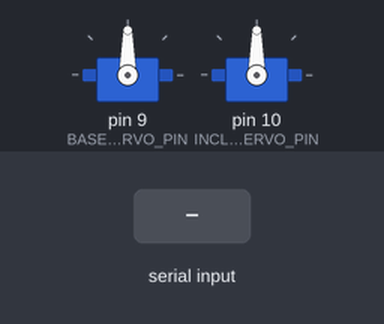
Simulated run of this sketch. Board: Arduino Uno, built with avr-gcc and run on an emulated ATmega328P. Shown: 2 × servo. Inputs (shaded band) come from the test bench. What the sketch prints to the serial monitor is not drawn.

Above: at 1.2 s.
1.3 s: "CENTER\n" received over Serial
3.5 s: "PING\n" received over Serial
5.0 s: "FIRE\n" received over Serial
Timing chart, 0 to 8.0 s (numbered marks = the images above; inputs shaded):
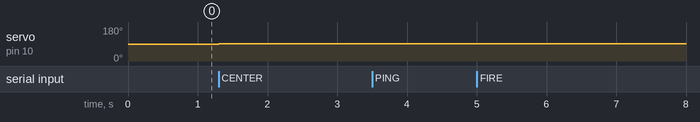

The sketch:

arduino_hemispherical_stage.ino
```cpp
#include <Servo.h>
#include <math.h>
#include <stdlib.h>
#include <string.h>

// Arduino controller for the two-servo hemispherical mapping stage.
//
// Serial protocol at 115200 baud:
//   PING
//   CENTER
//   MOVEABS,<base physical degrees>,<inclination physical degrees>
//   FIRE
//
// The Python application converts logical map angles into calibrated physical
// motor angles before sending MOVEABS.

// -----------------------------------------------------------------------------
// Board pins
// -----------------------------------------------------------------------------
// Defaults are suitable for an Arduino Uno/Nano. Update them for another board.
constexpr uint8_t BASE_SERVO_PIN = 9;
constexpr uint8_t INCLINATION_SERVO_PIN = 10;
constexpr uint8_t TMS_TRIGGER_PIN = 7;

// -----------------------------------------------------------------------------
// Servo pulse and physical limits
// -----------------------------------------------------------------------------
constexpr float BASE_MIN_DEG = 0.0F;
constexpr float BASE_MAX_DEG = 180.0F;
constexpr float INCLINATION_MIN_DEG = 0.0F;
constexpr float INCLINATION_MAX_DEG = 180.0F;

constexpr uint16_t BASE_MIN_PULSE_US = 500;
constexpr uint16_t BASE_MAX_PULSE_US = 2500;
constexpr uint16_t INCLINATION_MIN_PULSE_US = 500;
constexpr uint16_t INCLINATION_MAX_PULSE_US = 2500;

// Legacy fallback center. Normal operation uses calibrated MOVEABS commands
// generated from config/calibration/angular_stage.toml.
constexpr float BASE_FALLBACK_CENTER_DEG = 90.0F;
constexpr float INCLINATION_FALLBACK_CENTER_DEG = 92.0F;

// -----------------------------------------------------------------------------
// Timing and TMS safety
// -----------------------------------------------------------------------------
constexpr unsigned long SERVO_SETTLING_TIME_MS = 700;
constexpr unsigned long TMS_TRIGGER_PULSE_MS = 20;
constexpr bool TMS_TRIGGER_ACTIVE_HIGH = true;

// Keep this false until the TMS trigger voltage, isolation, and polarity have
// been verified for the selected Arduino board.
constexpr bool ENABLE_TMS_TRIGGER = false;

// -----------------------------------------------------------------------------
// Serial input
// -----------------------------------------------------------------------------
constexpr size_t COMMAND_BUFFER_SIZE = 64;
char commandBuffer[COMMAND_BUFFER_SIZE];
size_t commandLength = 0;
bool discardingOversizedCommand = false;

Servo baseServo;
Servo inclinationServo;


uint16_t degreesToPulse(
    float degrees,
    float minimumDegrees,
    float maximumDegrees,
    uint16_t minimumPulse,
    uint16_t maximumPulse) {
  const float fraction =
      (degrees - minimumDegrees) / (maximumDegrees - minimumDegrees);
  return static_cast<uint16_t>(
      lroundf(minimumPulse + fraction * (maximumPulse - minimumPulse)));
}


bool isWithinLimits(float baseDegrees, float inclinationDegrees) {
  return isfinite(baseDegrees) && isfinite(inclinationDegrees) &&
         baseDegrees >= BASE_MIN_DEG && baseDegrees <= BASE_MAX_DEG &&
         inclinationDegrees >= INCLINATION_MIN_DEG &&
         inclinationDegrees <= INCLINATION_MAX_DEG;
}


void moveServos(float baseDegrees, float inclinationDegrees) {
  if (!isWithinLimits(baseDegrees, inclinationDegrees)) {
    Serial.println(F("MOVE_ERROR,OUT_OF_RANGE"));
    return;
  }

  baseServo.writeMicroseconds(degreesToPulse(
      baseDegrees,
      BASE_MIN_DEG,
      BASE_MAX_DEG,
      BASE_MIN_PULSE_US,
      BASE_MAX_PULSE_US));
  inclinationServo.writeMicroseconds(degreesToPulse(
      inclinationDegrees,
      INCLINATION_MIN_DEG,
      INCLINATION_MAX_DEG,
      INCLINATION_MIN_PULSE_US,
      INCLINATION_MAX_PULSE_US));

  delay(SERVO_SETTLING_TIME_MS);

  Serial.print(F("MOVED,"));
  Serial.print(baseDegrees, 3);
  Serial.print(',');
  Serial.println(inclinationDegrees, 3);
}


void moveToFallbackCenter() {
  moveServos(BASE_FALLBACK_CENTER_DEG, INCLINATION_FALLBACK_CENTER_DEG);
  Serial.print(F("CENTERED,"));
  Serial.print(BASE_FALLBACK_CENTER_DEG, 3);
  Serial.print(',');
  Serial.println(INCLINATION_FALLBACK_CENTER_DEG, 3);
  Serial.println(F("SERVOS_OK"));
}


void writeTrigger(bool active) {
  const bool outputHigh = active == TMS_TRIGGER_ACTIVE_HIGH;
  digitalWrite(TMS_TRIGGER_PIN, outputHigh ? HIGH : LOW);
}


void fireTms() {
  if (!ENABLE_TMS_TRIGGER) {
    Serial.println(F("FIRE_ERROR,DISABLED"));
    return;
  }

  Serial.println(F("FIRING"));
  writeTrigger(true);
  delay(TMS_TRIGGER_PULSE_MS);
  writeTrigger(false);
  Serial.println(F("FIRE_DONE"));
}


bool parseFloatStrict(char *text, float &value) {
  char *end = nullptr;
  value = static_cast<float>(strtod(text, &end));
  return end != text && *end == '\0' && isfinite(value);
}


void handleMoveCommand(char *command) {
  char *baseText = command + strlen("MOVEABS,");
  char *separator = strchr(baseText, ',');
  if (separator == nullptr || strchr(separator + 1, ',') != nullptr) {
    Serial.println(F("MOVE_ERROR,FORMAT"));
    return;
  }

  *separator = '\0';
  char *inclinationText = separator + 1;
  float baseDegrees = 0.0F;
  float inclinationDegrees = 0.0F;
  if (!parseFloatStrict(baseText, baseDegrees) ||
      !parseFloatStrict(inclinationText, inclinationDegrees)) {
    Serial.println(F("MOVE_ERROR,INVALID_NUMBER"));
    return;
  }

  moveServos(baseDegrees, inclinationDegrees);
}


void handleCommand(char *command) {
  if (strcmp(command, "PING") == 0) {
    Serial.println(F("PONG"));
  } else if (strcmp(command, "CENTER") == 0) {
    moveToFallbackCenter();
  } else if (strcmp(command, "FIRE") == 0) {
    fireTms();
  } else if (strncmp(command, "MOVEABS,", strlen("MOVEABS,")) == 0) {
    handleMoveCommand(command);
  } else if (command[0] != '\0') {
    Serial.println(F("COMMAND_ERROR,UNKNOWN"));
  }
}


void setup() {
  Serial.begin(115200);

  baseServo.attach(BASE_SERVO_PIN, BASE_MIN_PULSE_US, BASE_MAX_PULSE_US);
  inclinationServo.attach(
      INCLINATION_SERVO_PIN,
      INCLINATION_MIN_PULSE_US,
      INCLINATION_MAX_PULSE_US);

  pinMode(TMS_TRIGGER_PIN, OUTPUT);
  writeTrigger(false);

  // The host sends the calibrated center explicitly. Startup therefore does
  // not move either servo.
  Serial.println(F("ARDUINO_READY"));
}


void loop() {
  while (Serial.available() > 0) {
    const char incoming = static_cast<char>(Serial.read());

    if (incoming == '\n') {
      if (!discardingOversizedCommand) {
        commandBuffer[commandLength] = '\0';
        handleCommand(commandBuffer);
      }
      commandLength = 0;
      discardingOversizedCommand = false;
      continue;
    }

    if (incoming == '\r') {
      continue;
    }

    if (discardingOversizedCommand) {
      continue;
    }

    if (commandLength + 1 >= COMMAND_BUFFER_SIZE) {
      commandLength = 0;
      discardingOversizedCommand = true;
      Serial.println(F("COMMAND_ERROR,TOO_LONG"));
      continue;
    }

    commandBuffer[commandLength++] = incoming;
  }
}
```

Measured:
- after the input at 1.3 s, servo on pin 10 (INCLINATION_SERVO_PIN): 90° → 92° at once
- after the input at 3.5 s, every drawn part: stays the same
- after the input at 5.0 s, every drawn part: stays the same
